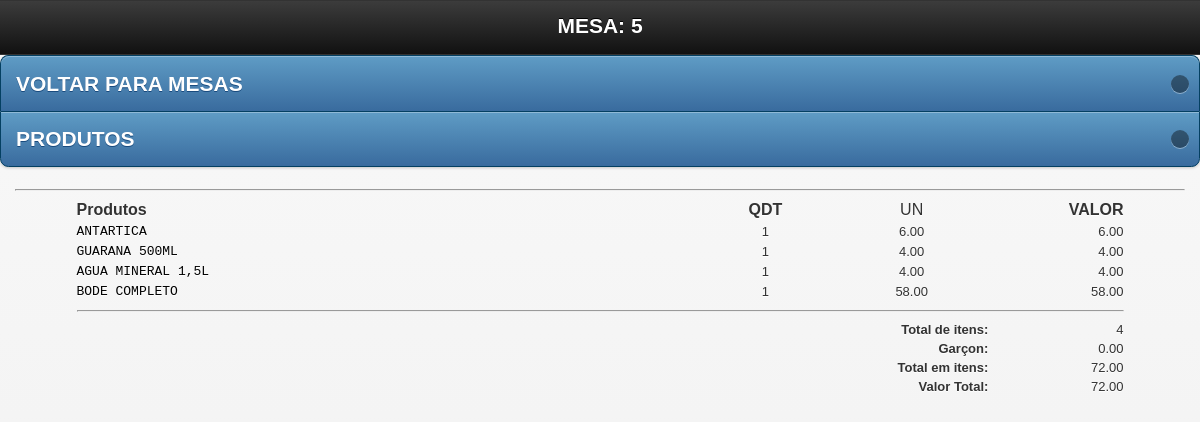
Page /mobile/vermesa.php?id_mesa=5 (signed in) on the committed database.
### tables this page shows
CREATE TABLE `tbl_carrinho` (
  `id` int(11) NOT NULL AUTO_INCREMENT,
  `cod` int(11) NOT NULL,
  `nome` varchar(150) NOT NULL,
  `preco` varchar(10) NOT NULL,
  `qtd` int(11) NOT NULL,
  `comanda` int(200) NOT NULL,
  `data` date NOT NULL,
  `time` time NOT NULL,
  `id_mesa` int(30) NOT NULL,
  `situacao` int(2) NOT NULL,
  `idGarcon` varchar(200) NOT NULL,
  `status` int(1) NOT NULL,
  `destino` int(1) NOT NULL,
  `entregue` int(1) NOT NULL,
  `feito` int(1) NOT NULL,
  PRIMARY KEY (`id`)
);

CREATE TABLE `config` (
  `id_conf` int(30) NOT NULL,
  `empresa` varchar(200) NOT NULL,
  `telefone` varchar(30) NOT NULL,
  `pgarcon` int(10) NOT NULL,
  `ativo` int(2) NOT NULL
);

### mobile/vermesa.php (the view, shortened to what this page needs)
<!doctype html>
<html class="no-js ui-mobile-rendering" lang="pt">
<head>
      <link rel="stylesheet" href="css/jquery.mobile-1.3.1.min.css" />
      <link rel="stylesheet" href="../css/css.css"/>
</head>
<body>
<div id="categories" data-role="page" data-title="Categories">
      <div data-role="header">
            <h1>MESA: <?php echo $_GET['id_mesa']; ?></h1>
      </div>
             <ul data-role="listview" data-inset="true" data-theme="b">
            <li><a href="mesas.php">VOLTAR PARA MESAS</a></li>
            <li><a href="javascript:window.history.go(-1)">PRODUTOS</a></li>
            </ul>
      <div data-role="content">
      <hr/>
      <div id="mesas2">
<table width="100%">
    <tr style="font-size:16px;">
	  <td width="56%" style="font-size:16px;"><strong>Produtos</strong></td>
	  <td width="12%" align="center"style="font-size:16px;"><strong>QDT</strong></td>
	  <td width="14%" align="center"style="font-size:16px;">UN</td>
	  <td align="right" style="font-size:16px;"><strong>VALOR</strong></td>
	  </tr>
	<?php
	$mesa = $_GET['id_mesa'];
	$carrinho = mysql_query("SELECT *, SUM(qtd) AS qt,SUM(preco) AS pr FROM tbl_carrinho WHERE id_mesa = '$mesa' AND situacao ='1' GROUP BY cod") or die(mysql_error());
	$contar = mysql_num_rows($carrinho);
	if($contar == 0){
		echo "";
	}else{
		while($res = mysql_fetch_array($carrinho)){
			$nome  			= $res['nome'];
			$preco       	= $res['pr'];
			$unitario		= $res['preco'];
			$qtd		 	= $res['qt'];
			$id_mesa		= $res['id_mesa'];
			$itens			+=$qtd;
			$total += $preco;
	?>
	<tr class="fontcomanda">
    <td align="left" class="btn">
      <a href="cozinha.php?id_mesa=<?php echo $id_mesa ?>&nome=<?php echo $nome; ?>"  title="Imprimir" onclick="Cozinha(this.href,'nomeJanela','350','600','yes');return false" class="fontcomanda"><?php echo $nome; ?></a></td>
    <td align="center" ><?php echo $qtd; ?> </td>
    <td align="center" ><?php echo $unitario ?></td>
    <td width="12%" align="right"><?php echo number_format($preco, 2); ?></td>
    </tr>
     <?php
		}
	}
	?>
     <tr class="fontcomanda">
       <td colspan="4" align="right" class="btn"><hr/></td>
     </tr>
     <tr class="fontcomanda">
	  <td colspan="3" align="right" class="btn"><strong>Total de itens:</strong></td>
	  <td align="right"><?php echo $itens ?></td>
    </tr>
     <tr class="fontcomanda">
       <td colspan="3" align="right" class="btn"><strong>Garçon: </strong></td>
       <td align="right">
         <?php
			$g = mysql_query("SELECT * FROM config") or die(mysql_error());
			$w = mysql_fetch_array($g);
			$ativo = $w['ativo'];
			$percentual = $w['pgarcon'];
			if($ativo == 1){
			$porcento_garcon = $percentual;
			}else{
			$porcento_garcon = 0;
			}
				$pgarcon = $total * $porcento_garcon / 100;
				$somatotal = $total + $pgarcon;
			?> <?php echo number_format($pgarcon, 2, '.', '.'); ?>
       </td>
     </tr>
     <tr class="fontcomanda">
       <td colspan="3" align="right" class="btn"><strong>Total em itens: </strong></td>
       <td align="right"> <?php echo number_format($total, 2, '.', '.'); ?></td>
     </tr>
     <tr class="fontcomanda">
       <td colspan="3" align="right" class="btn"><strong>Valor Total: </strong></td>
       <td align="right"> <?php echo number_format($somatotal, 2, '.', '.'); ?></td>
     </tr>
    </table>
</div>
</body>
</html>

### css/css.css (style rules this page uses)
body { margin-left: 0px;margin-top: 0px;margin-right: 0px;margin-bottom: 0px; background-color:#FFF; font-family:Verdana, Geneva, sans-serif; font-size:14px; }
h1 { font-size:18px; margin-top:0; }
#mesas2 { width:90%; height:700px; margin:0 auto;overflow:auto; margin-top: }
.fontcomanda { font-size:13px; }
.fontcomanda a:link { font:10px "Courier New", Courier, monospace; font-size:13px; text-decoration:none;color:#000; }

### rows in the picture
tbl_carrinho: nome "ANTARTICA", qtd "1", preco "6.00"
tbl_carrinho: nome "GUARANA 500ML", qtd "1", preco "4.00"
tbl_carrinho: nome "AGUA MINERAL 1,5L", qtd "1", preco "4.00"
tbl_carrinho: nome "BODE COMPLETO", qtd "1", preco "58.00"
config: ativo "0.00", ativo "72.00"

### other values in the picture
$_GET['id_mesa'] "5"
$itens "4"
$total "72.00"
